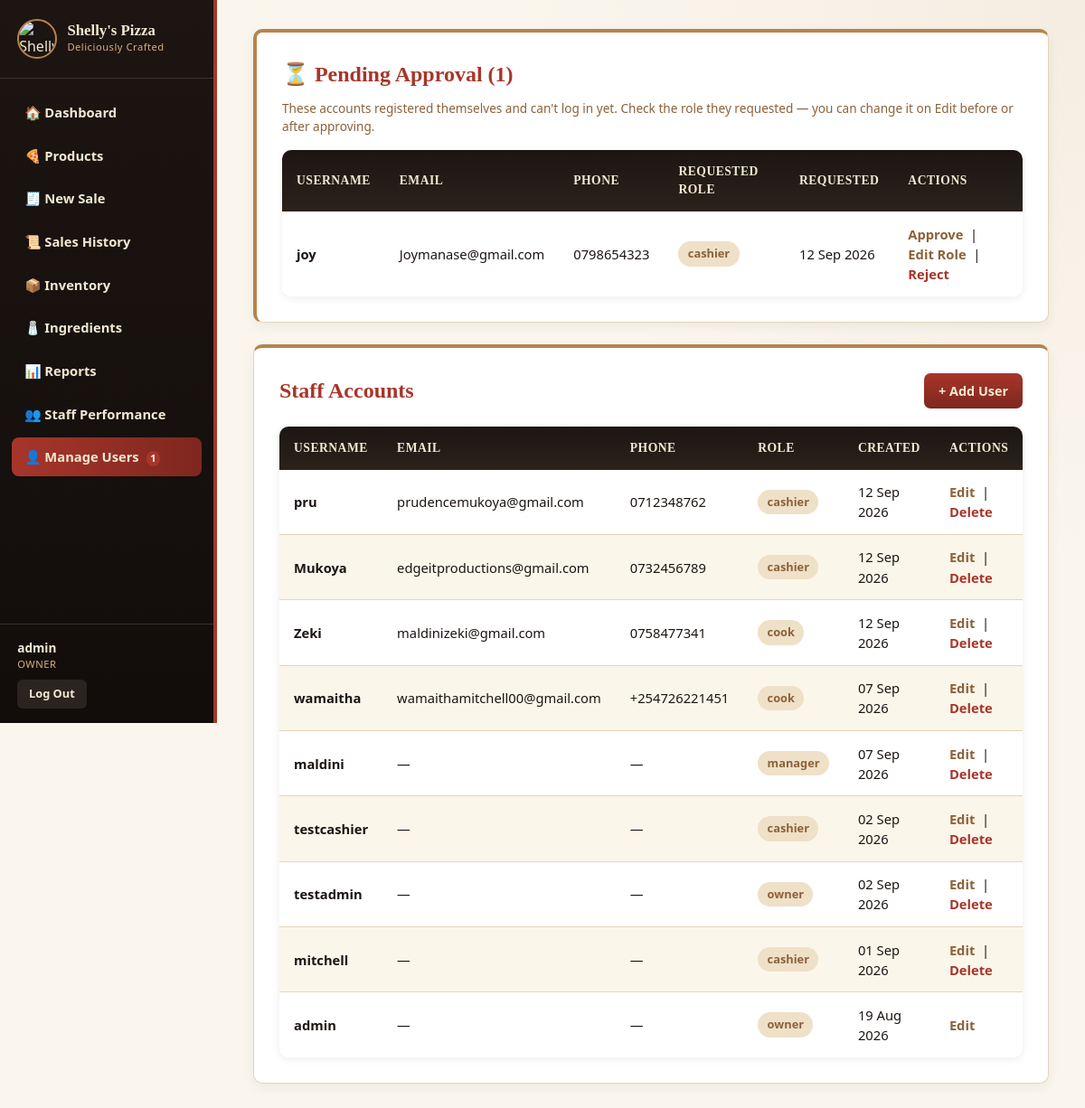
The page / (signed in) on the database its author committed.
### tables this page shows
CREATE TABLE `users` (
  `user_id` int(11) NOT NULL AUTO_INCREMENT,
  `username` varchar(50) NOT NULL,
  `email` varchar(100) DEFAULT NULL,
  `phone` varchar(20) DEFAULT NULL,
  `password_hash` varchar(255) NOT NULL,
  `role` varchar(30) NOT NULL,
  `status` enum('pending','approved') NOT NULL DEFAULT 'approved',
  `created_at` datetime DEFAULT current_timestamp(),
  PRIMARY KEY (`user_id`),
  UNIQUE KEY `username` (`username`),
  UNIQUE KEY `email` (`email`),
  UNIQUE KEY `phone` (`phone`)
);

### auth.php (called while the page is built, shortened)
<?php
function currentRole(): string
{
    return $_SESSION["role"] ?? "";
}
function isManagement(): bool
{
    return in_array(currentRole(), MANAGEMENT_ROLES, true);
}
function isOwner(): bool
{
    return currentRole() === "owner";
}
function isKitchen(): bool
{
    return in_array(currentRole(), KITCHEN_ROLES, true);
}
function canSell(): bool
{
    return in_array(currentRole(), SALES_ROLES, true);
}

### index.php (the view, shortened to what this page needs)
<?php
include '../includes/auth.php';
include '../config/db_connect.php';
$activePage = "users";
$result = $conn->query("SELECT user_id, username, email, phone, role, status, created_at FROM users ORDER BY created_at DESC");
$rows = $result->fetch_all(MYSQLI_ASSOC);
$pendingRows  = array_values(array_filter($rows, fn($r) => $r["status"] === "pending"));
$approvedRows = array_values(array_filter($rows, fn($r) => $r["status"] !== "pending"));
?>
<!DOCTYPE html>
<html lang="en">
<head>
    <link rel="stylesheet" href="../assets/css/style.css">
</head>
<body>
<div class="app-layout">
    <?php include '../includes/sidebar.php'; ?>
    <main class="main-content">
        <?php if (!empty($pendingRows)): ?>
        <div class="card" style="margin-bottom:1.5rem; border-left: 4px solid #B8834D;">
            <h2>⏳ Pending Approval (<?php echo count($pendingRows); ?>)</h2>
            <p style="color: var(--color-caramel-dark); font-size: 0.85rem; margin-bottom: 1rem;">
                These accounts registered themselves and can't log in yet. Check the role they
                requested — you can change it on Edit before or after approving.
            </p>
            <table class="data-table">
                <thead>
                    <tr>
                        <th>Username</th>
                        <th>Email</th>
                        <th>Phone</th>
                        <th>Requested Role</th>
                        <th>Requested</th>
                        <th>Actions</th>
                    </tr>
                </thead>
                <tbody>
                    <?php foreach ($pendingRows as $row): ?>
                        <tr>
                            <td><?php echo htmlspecialchars($row["username"]); ?></td>
                            <td><?php echo htmlspecialchars($row["email"] ?? "—"); ?></td>
                            <td><?php echo htmlspecialchars($row["phone"] ?? "—"); ?></td>
                            <td><span class="pill pill-category"><?php echo htmlspecialchars($row["role"]); ?></span></td>
                            <td><?php echo date("d M Y", strtotime($row["created_at"])); ?></td>
                            <td>
                                <a href="approve.php?id=<?php echo $row['user_id']; ?>"
                                   onclick="return confirm('Approve this account? They will be able to log in as ' + '<?php echo htmlspecialchars($row['role'], ENT_QUOTES); ?>' + ' right away.');">Approve</a>
                                &nbsp;|&nbsp;
                                <a href="edit.php?id=<?php echo $row['user_id']; ?>">Edit Role</a>
                                &nbsp;|&nbsp;
                                <a href="reject.php?id=<?php echo $row['user_id']; ?>"
                                   onclick="return confirm('Reject and delete this registration request? This cannot be undone.');"
                                   class="link-danger">Reject</a>
                            </td>
                        </tr>
                    <?php endforeach; ?>
                </tbody>
            </table>
        </div>
        <?php endif; ?>
        <div class="card">
            <div class="card-header-row">
                <h2>Staff Accounts</h2>
                <a href="add.php" class="btn-primary">+ Add User</a>
            </div>
            <table class="data-table">
                <thead>
                    <tr>
                        <th>Username</th>
                        <th>Email</th>
                        <th>Phone</th>
                        <th>Role</th>
                        <th>Created</th>
                        <th>Actions</th>
                    </tr>
                </thead>
                <tbody>
                    <?php foreach ($approvedRows as $row): ?>
                        <?php
                            $isLockedForManager = !isOwner() && in_array($row["role"], MANAGEMENT_ROLES, true);
                        ?>
                        <tr>
                            <td><?php echo htmlspecialchars($row["username"]); ?></td>
                            <td><?php echo htmlspecialchars($row["email"] ?? "—"); ?></td>
                            <td><?php echo htmlspecialchars($row["phone"] ?? "—"); ?></td>
                            <td><span class="pill pill-category"><?php echo htmlspecialchars($row["role"]); ?></span></td>
                            <td><?php echo date("d M Y", strtotime($row["created_at"])); ?></td>
                            <td>
                                <?php if ($isLockedForManager): ?>
                                    <span style="color:#aaa;">No access</span>
                                <?php else: ?>
                                    <a href="edit.php?id=<?php echo $row['user_id']; ?>">Edit</a>
                                    <?php if ($row['user_id'] != $_SESSION['user_id']): ?>
                                        &nbsp;|&nbsp;
                                        <a href="delete.php?id=<?php echo $row['user_id']; ?>"
                                           onclick="return confirm('Delete this user account? This cannot be undone.');"
                                           class="link-danger">Delete</a>
                                    <?php endif; ?>
                                <?php endif; ?>
                            </td>
                        </tr>
                    <?php endforeach; ?>
                </tbody>
            </table>
        </div>
    </main>
</div>
</body>
</html>

### sidebar.php
<?php
require_once __DIR__ . '/auth.php';
$activePage = $activePage ?? "";
function navClass($page, $activePage) {
    return $page === $activePage ? "sidebar-link active" : "sidebar-link";
}
?>
<aside class="sidebar">
    <div class="sidebar-brand">
        <img src="/shellys_pizza/assets/img/logo.jpg" alt="Shelly's Pizza logo">
        <div>
            <div class="sidebar-brand-name">Shelly's Pizza</div>
            <div class="sidebar-brand-tagline">Deliciously Crafted</div>
        </div>
    </div>
    <nav class="sidebar-nav">
        <a href="/shellys_pizza/dashboard.php" class="<?php echo navClass('dashboard', $activePage); ?>">🏠 Dashboard</a>
        <a href="/shellys_pizza/products/index.php" class="<?php echo navClass('products', $activePage); ?>">🍕 Products</a>
        <?php if (canSell()): ?>
            <a href="/shellys_pizza/sales/new_sale.php" class="<?php echo navClass('new_sale', $activePage); ?>">🧾 New Sale</a>
            <a href="/shellys_pizza/sales/index.php" class="<?php echo navClass('sales', $activePage); ?>">📜 Sales History</a>
        <?php endif; ?>
        <?php if (isKitchen()): ?>
            <a href="/shellys_pizza/inventory/index.php" class="<?php echo navClass('inventory', $activePage); ?>">📦 Inventory</a>
            <a href="/shellys_pizza/ingredients/index.php" class="<?php echo navClass('ingredients', $activePage); ?>">🧂 Ingredients</a>
        <?php endif; ?>
        <?php if (isManagement()): ?>
            <a href="/shellys_pizza/reports/index.php" class="<?php echo navClass('reports', $activePage); ?>">📊 Reports</a>
            <a href="/shellys_pizza/reports/staff.php" class="<?php echo navClass('staff', $activePage); ?>">👥 Staff Performance</a>
            <a href="/shellys_pizza/users/index.php" class="<?php echo navClass('users', $activePage); ?>">
                👤 Manage Users
                <?php
                    if (isset($conn) && $conn instanceof mysqli) {
                        $pendingCount = $conn->query("SELECT COUNT(*) AS cnt FROM users WHERE status = 'pending'")->fetch_assoc()["cnt"];
                        if ($pendingCount > 0) {
                            echo '<span style="display:inline-block; min-width:1.2em; margin-left:0.4em; padding:0.05em 0.4em; border-radius:999px; background:#A8352A; color:#fff; font-size:0.75em; text-align:center;">' . (int) $pendingCount . '</span>';
                        }
                    }
                ?>
            </a>
        <?php endif; ?>
    </nav>
    <div class="sidebar-footer">
        <div class="sidebar-user">
            <?php echo htmlspecialchars($_SESSION["username"] ?? ""); ?>
            <span class="sidebar-role"><?php echo htmlspecialchars($_SESSION["role"] ?? ""); ?></span>
        </div>
        <a href="/shellys_pizza/auth/logout.php" class="sidebar-logout">Log Out</a>
    </div>
</aside>

### rows shown on the page
users: username "joy", email "Joymanase@gmail.com", phone "0798654323", role "cashier", created_at "12 Sep 2026"
users: username "pru", email "prudencemukoya@gmail.com", phone "0712348762", role "cashier", created_at "12 Sep 2026"
users: username "Mukoya", email "edgeitproductions@gmail.com", phone "0732456789", role "cashier", created_at "12 Sep 2026"
users: username "Zeki", email "maldinizeki@gmail.com", phone "0758477341", role "cook", created_at "12 Sep 2026"
users: username "wamaitha", email "wamaithamitchell00@gmail.com", phone "+254726221451", role "cook", created_at "07 Sep 2026"
users: username "maldini", email "—", phone "—", role "manager", created_at "07 Sep 2026"
users: username "testcashier", email "—", phone "—", role "cashier", created_at "02 Sep 2026"
users: username "testadmin", email "—", phone "—", role "owner", created_at "02 Sep 2026"
users: username "mitchell", email "—", phone "—", role "cashier", created_at "01 Sep 2026"
users: username "admin", email "—", phone "—", role "owner", created_at "19 Aug 2026"

### other values the page prints
$pendingCount "1"
$_SESSION["username"] "admin"
$_SESSION["role"] "OWNER"
count($pendingRows) "1"
